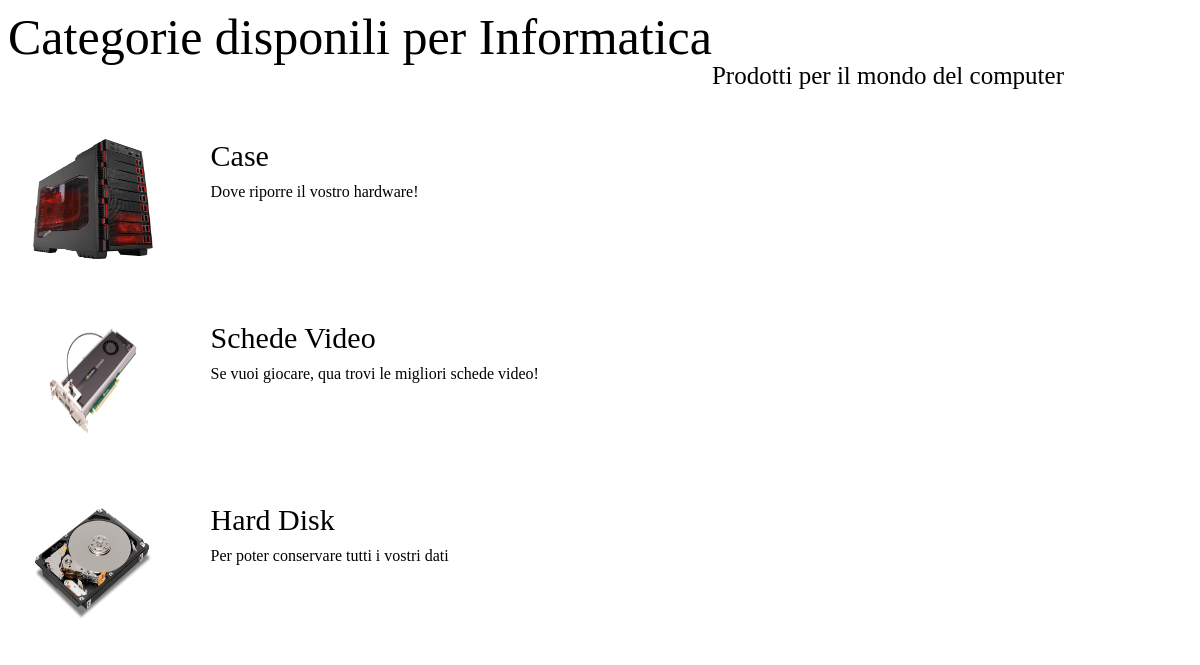
Page /Progetto/section/section.php?idSect=1 on the committed database.
### tables this page shows
CREATE TABLE `reparti` (
  `ID` int(11) NOT NULL AUTO_INCREMENT,
  `Nome` varchar(255) NOT NULL,
  `Desc` text NOT NULL,
  PRIMARY KEY (`ID`)
);

CREATE TABLE `categorie` (
  `ID` int(11) NOT NULL AUTO_INCREMENT,
  `Nome` varchar(255) NOT NULL,
  `Desc` text NOT NULL,
  `Icon` varchar(255) DEFAULT NULL,
  `IDRep` int(11) DEFAULT NULL,
  PRIMARY KEY (`ID`),
  KEY `categorie_ibfk_1` (`IDRep`),
  CONSTRAINT `categorie_ibfk_1` FOREIGN KEY (`IDRep`) REFERENCES `reparti` (`ID`) ON DELETE SET NULL ON UPDATE CASCADE
);

### Progetto/section/section.php (the view, shortened to what this page needs)
<link rel="stylesheet" href="./asset/styles/sections.css" type="text/css">
<?php
include("../include/BasicLib.php");
if(isset($_GET['idSect']))
    $sectionID = $_GET['idSect'];
else
    $sectionID = -1;
$SQL = "SELECT * FROM reparti WHERE ID = '$sectionID'";
$result = $conn->query($SQL);
if($result->num_rows > 0)
{
    $row = $result->fetch_assoc();
    $currentSectionName = $row['Nome'];
    $currentSectionDescription = $row['Desc'];
?>
<div id="sectionsPage">
    <div class="title">
        Categorie disponili per <?php echo $currentSectionName; ?>
    </div><br><br><br>
    <div class="description">
        <?php
            echo $currentSectionDescription;
        ?>
    </div>
    <?php
    $SQL = "SELECT
          rep.ID AS repID,
          rep.Nome AS repNome,
          rep.Desc AS repDesc,
          cat.ID AS catID,
          cat.Nome AS catNome,
          cat.Desc AS catDesc,
          cat.Icon AS catIcon
        FROM ( reparti AS rep LEFT JOIN categorie as cat
          ON rep.ID = cat.IDRep )
        WHERE cat.IDRep ='$sectionID'";
    $result = $conn->query($SQL);
    if($result->num_rows > 0)
    {
        while($row = $result->fetch_assoc()) {
            $repName = $row['repNome'];
            $catID = $row['catID'];
            $catName = $row['catNome'];
            $catDesc = $row['catDesc'];
            $catIcon = $row['catIcon'];
            ?>
            <div class="separator">
                <div class="image">
                    <?php
                        echo "<img src=\"section/images/".strtolower($repName)."/".$catIcon."\" width=\"120px\" height=\"120px\">";
                    ?>
                </div>
                <div class="categoryName">
                    <?php
                        echo "<a href=\"#\" onclick=\"category(".$catID.")\">".$catName."</a><br>";
                    ?>
                </div>
                <div class="infoCategory">
                    <?php
                        echo "$catDesc";
                    ?>
                </div>
            </div>
            <br>
        <?php
        }
    }
    ?>
</div>
    <?php
}
?>

### Progetto/asset/styles/sections.css (style rules this page uses)
#sectionsPage > .title { float: left; font-size: 50px; padding-bottom: 5px; }
#sectionsPage > .description { float: left; font-size: 25px; font-weight: normal; padding-bottom: 20px; }
#sectionsPage > .separator { border: 1px solid transparent; padding-top: 1.5%; padding-left: 2%; padding-bottom: 1.2%; }
#sectionsPage > .separator > .image { float: left; padding-right: 5%; padding-top: 10px; }
#sectionsPage > .separator > .categoryName { padding-top: 10px; }
#sectionsPage > .separator > .categoryName > a { color: black; text-decoration: none; font-size: 30px; }
#sectionsPage > .separator > .infoCategory { padding-top: 10px; }

### rows in the picture
reparti: Nome "Informatica", Desc "Prodotti per il mondo del computer"
categorie: Icon (picture), Nome "Case", Desc "Dove riporre il vostro hardware!"
categorie: Icon (picture), Nome "Schede Video", Desc "Se vuoi giocare, qua trovi le migliori schede video!"
categorie: Icon (picture), Nome "Hard Disk", Desc "Per poter conservare tutti i vostri dati"
